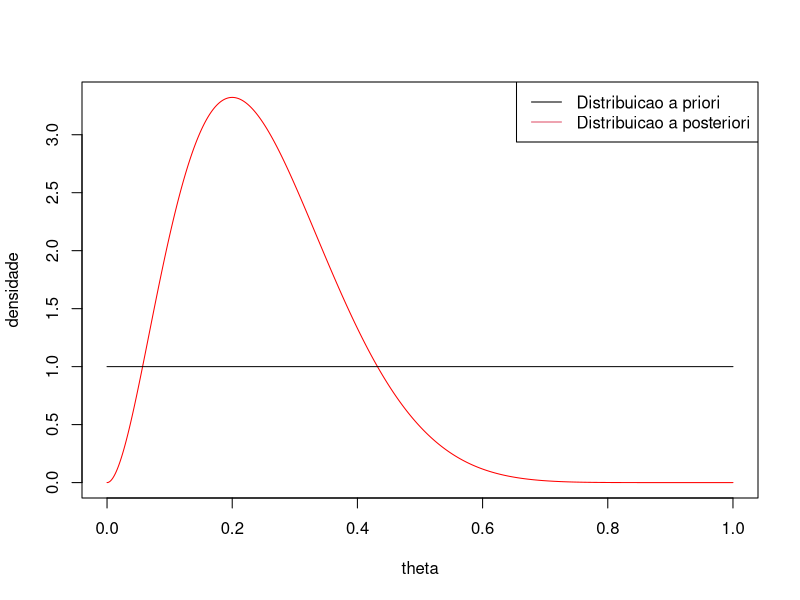
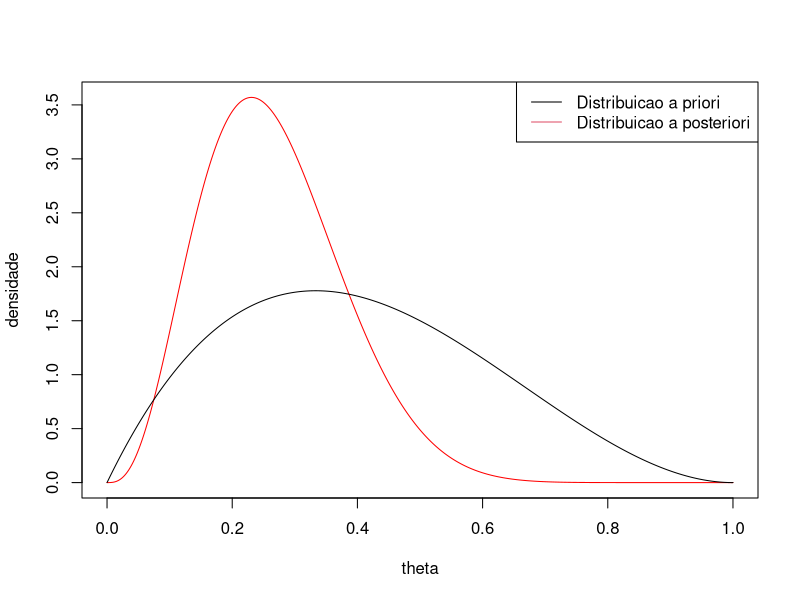
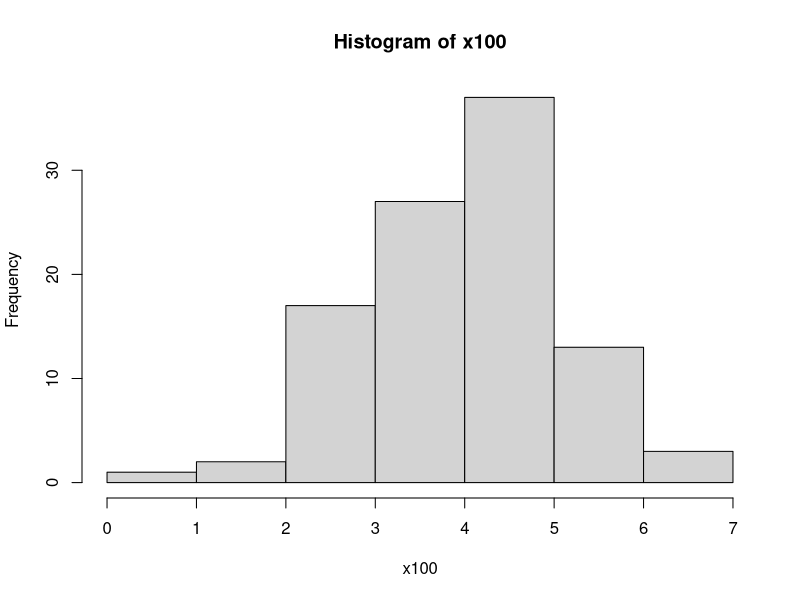
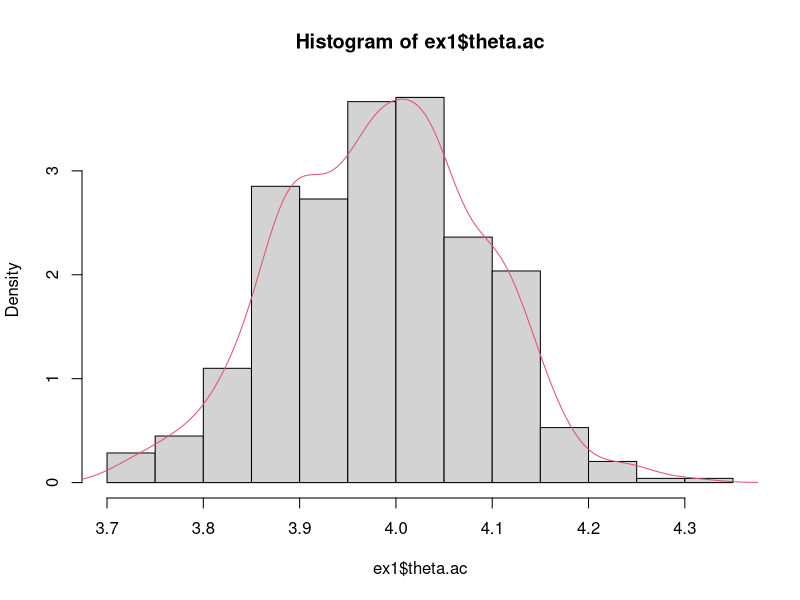

R code for these plots, in order:
#Exemplo 1
#Distribuicao a priori: theta ~ Unif(0,1)
#Dados: x|theta ~ sin(n, theta)
#Observaçoes x=2 sucessos em n=10
#Distribuicao a posteriori: theta|x ~ Beta(x+1, n-x+1)

theta <- 0:1000/1000
#3 = 2+1, 9 =10-2+1
plot(theta,dbeta(theta, 3, 9), type="l", xlab="theta", ylab="densidade", col="red")
lines(theta, dunif(theta, 0, 1))
legend("topright", c("Distribuicao a priori", "Distribuicao a posteriori"), lty=c(1,1), col=c(1,2))

#nova distribuicao a priori Beta(2,3)
plot(theta,dbeta(theta, 4, 11), type="l", xlab="theta", ylab="densidade", col="red")
lines(theta, dbeta(theta, 2, 3))
legend("topright", c("Distribuicao a priori", "Distribuicao a posteriori"), lty=c(1,1), col=c(1,2))

#Usemos MC para estimar uma media a posteriori
#X | theta ~Normal(theta, 1)
#theta - Cauchy(0,1)

#Gerar dados (assumindo theta=2)

set.seed(111)
x <- rnorm(1,2,1)
x

med.post <- function(x, m=100000) {
  #Estima por MC a media a posteriori de theta
  #media de X[theta ~ Normal(theta,1)]
  #com dist. a priori de theta Cauchy(0,1)

  theta <- rnorm(m,x,1)
  
  g1 <- theta/(1+theta^2)
  g2 <- 1/(1+theta^2)
    
  med.post <- mean(g1)/mean(g2)
  return(med.post)
  
}

med.post(x)

#metodo de rejeicao

#gerar dados (!)
#Escolho um theta=111
#Gero uma amostra de dados de dimensao 100
#de uma Normal(111,1)

set.seed(111)
x100 <- rnorm(100, 4, 1)
hist(x100)

rej <- function(x, m=100000) {
  #funcao +ara gerar valores da distribuicao
  #a posteriori no caso em que
  #X | theta ~ Normal(theta, 1) e theta ~ Cauchy(0,1)
  
  thetaStar <- rcauchy(m,0,1)
  u <- runif(m, 0, 1)
  
  n <- length(x)
  prob.ac <- exp(-n*(mean(x)-thetaStar)^2/2)
  
  theta.ac <- thetaStar[u < prob.ac]
  
  acceptanceTax <- length(theta.ac)/m

  cat("Taxa de aceitacao: ", acceptanceTax, "\n")
  
  return(list(theta.ac=theta.ac, acceptanceTax=acceptanceTax))
}

ex1 <- rej(x100)

mean(ex1$theta.ac)
hist(ex1$theta.ac, prob=T)
lines(density(ex1$theta.ac),col=2)
